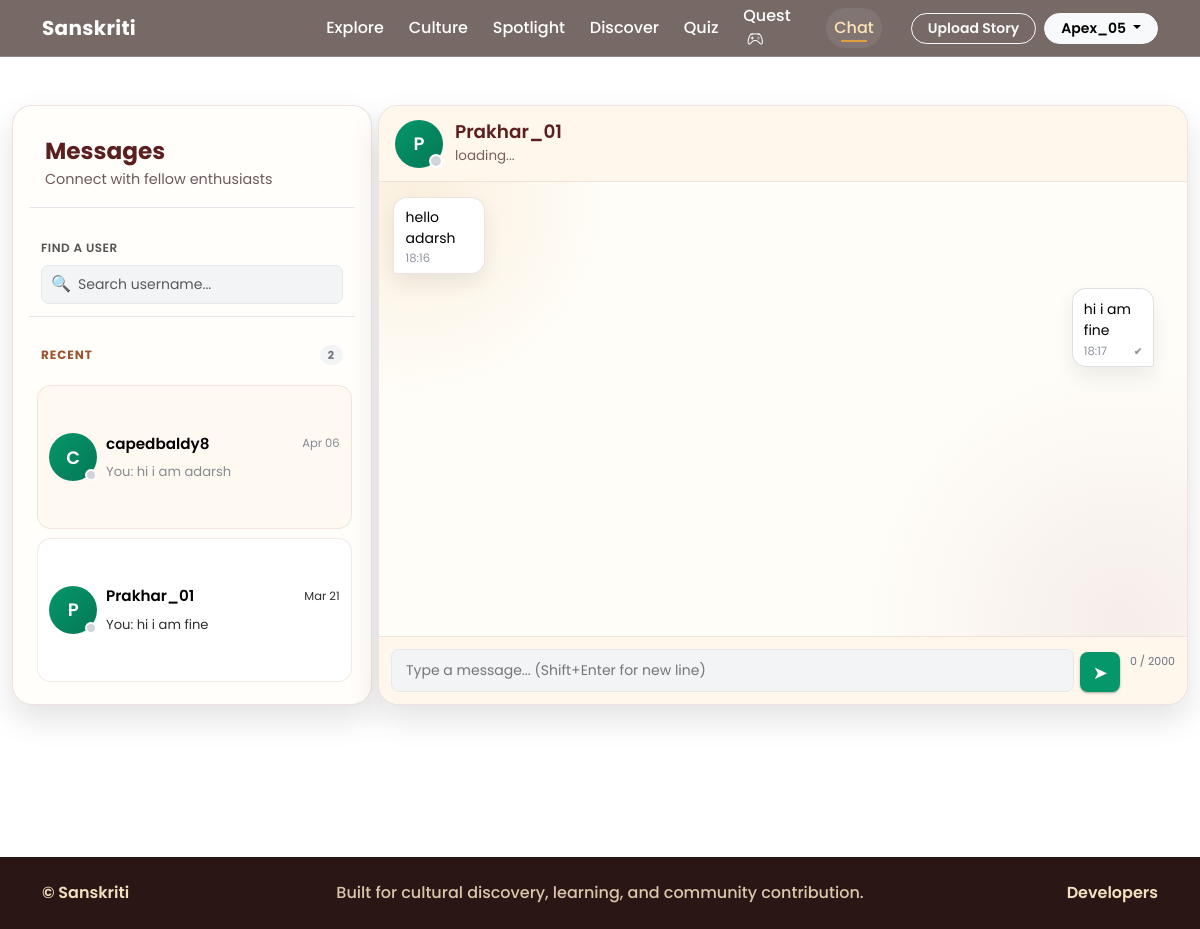
Page /chat/Prakhar_01/ (signed in) on the committed database.
### core/models.py (models this page shows, shortened)
class Message(models.Model):
	conversation = models.ForeignKey(
		Conversation,
		on_delete=models.CASCADE,
		related_name="messages",
	)
	sender = models.ForeignKey(
		settings.AUTH_USER_MODEL,
		on_delete=models.CASCADE,
		related_name="sent_chat_messages",
	)
	receiver = models.ForeignKey(
		settings.AUTH_USER_MODEL,
		on_delete=models.CASCADE,
		related_name="received_chat_messages",
	)
	content = models.TextField()
	timestamp = models.DateTimeField(auto_now_add=True, db_index=True)
	is_read = models.BooleanField(default=False)
	is_delivered = models.BooleanField(default=False)
	class Meta:
		ordering = ["timestamp", "id"]
		constraints = [
			models.CheckConstraint(check=~Q(sender=F("receiver")), name="prevent_self_message"),
		]
		indexes = [
			models.Index(fields=["conversation", "timestamp"], name="message_conv_time_idx"),
			models.Index(fields=["receiver", "is_read", "timestamp"], name="message_read_state_idx"),
			models.Index(fields=["receiver", "is_delivered", "timestamp"], name="message_delivered_idx"),
		]

### core/views.py (the view)
@login_required(login_url="login")
@never_cache
def chat_conversation(request, username):
    if not _chat_schema_is_ready():
        return _chat_schema_unavailable_response(request)
    search_query = (request.GET.get("q") or "").strip()
    try:
        active_chat_user = _resolve_chat_partner(request.user, username)
    except ValueError:
        messages.error(request, "You cannot message yourself.")
        return redirect("chat_home")
    try:
        conversation, _ = Conversation.get_or_create_between(request.user, active_chat_user)
        Message.objects.filter(
            conversation=conversation,
            receiver=request.user,
            is_read=False,
        ).update(is_read=True)
        context = {
            "search_query": search_query,
            "search_results": _build_chat_search_results(request.user, search_query),
            "chat_threads": _build_chat_threads(request.user, active_username=active_chat_user.username),
            "active_chat_user": active_chat_user,
            "active_messages": _get_recent_conversation_messages(conversation),
            "chat_poll_interval_seconds": CHAT_POLL_INTERVAL_SECONDS,
            "chat_fetch_url": reverse("chat_fetch_messages", kwargs={"username": active_chat_user.username}),
            "chat_send_url": reverse("chat_send_message", kwargs={"username": active_chat_user.username}),
        }
    except (OperationalError, ProgrammingError):
        return _chat_schema_unavailable_response(request)
    return render(request, "core/chat.html", context)

### core/templates/core/chat.html (shortened to what this page needs)
{% extends "core/base.html" %}
{% load static %}
{% block extra_head %}
<link rel="stylesheet" href="{% static 'css/chat-enhanced.css' %}">
{% endblock %}
{% block content %}
<section class="chat-page py-4 py-lg-5">
    <div class="container-fluid h-100">
        <div class="chat-shell h-100">
            <aside class="chat-sidebar">
                <div class="chat-sidebar-header">
                    <h1>Messages</h1>
                    <p>Connect with fellow enthusiasts</p>
                </div>
                <div class="chat-search-wrap">
                    <label for="chatUserSearchInput" class="form-label mb-2">Find a user</label>
                    <div class="chat-search-container">
                        <input
                            type="search"
                            id="chatUserSearchInput"
                            class="form-control chat-search-input"
                            value="{{ search_query }}"
                            placeholder="Search username..."
                            autocomplete="off"
                            data-search-url="{% url 'chat_user_search' %}"
                        >
                        <span class="chat-search-icon">🔍</span>
                    </div>
                </div>
                <div class="chat-section-head">
                    <span>Recent</span>
                    <span class="chat-threads-count" id="chatThreadsCount">{{ chat_threads|length }}</span>
                </div>
                <div class="chat-thread-list" id="chatThreadList">
                    {% if chat_threads %}
                        {% for thread in chat_threads %}
                            <a
                                href="{{ thread.conversation_url }}"
                                class="chat-thread-item{% if thread.is_active %} is-active{% endif %}"
                                data-username="{{ thread.username }}"
                                data-is-online="{% if thread.is_online %}true{% else %}false{% endif %}"
                            >
                                <div class="chat-thread-avatar">
                                    <span class="avatar-placeholder">{{ thread.display_name|first|upper }}</span>
                                    <span class="online-status {% if thread.is_online %}online{% else %}offline{% endif %}"></span>
                                </div>
                                <div class="chat-thread-content">
                                    <div class="chat-thread-top">
                                        <strong class="chat-thread-username">{{ thread.display_name }}</strong>
                                        <span class="chat-thread-time">
                                            {% if thread.last_message_time %}
                                                {{ thread.last_message_time|date:"M d" }}
                                            {% endif %}
                                        </span>
                                    </div>
                                    <div class="chat-thread-bottom">
                                        <span class="chat-thread-preview">{{ thread.last_message }}</span>
                                    </div>
                                </div>
                            </a>
                        {% endfor %}
                    {% else %}
                        <div class="chat-empty-list">
                            <p>💬 No conversations yet</p>
                            <small>Search for a user above to start chatting</small>
                        </div>
                    {% endif %}
                </div>
            </aside>
            <section class="chat-conversation-panel">
                {% if active_chat_user %}
                    <header class="chat-conversation-header">
                        <div class="chat-header-left">
                            <div class="chat-header-avatar">
                                <span class="avatar-placeholder">{{ active_chat_user.username|first|upper }}</span>
                                <span
                                    class="online-status-large offline"
                                    id="chatUserOnlineStatus"
                                ></span>
                            </div>
                            <div class="chat-header-info">
                                <h2 class="chat-header-name">{{ active_chat_user.username }}</h2>
                                <p class="chat-header-status" id="chatUserStatus">
                                    <span id="chatUserStatusText">loading...</span>
                                </p>
                            </div>
                        </div>
                    </header>
                    <div
                        id="chatMessageArea"
                        class="chat-message-area"
                        data-fetch-url="{{ chat_fetch_url }}"
                        data-send-url="{{ chat_send_url }}"
                        data-delivered-url="{% url 'chat_mark_messages_delivered' active_chat_user.username %}"
                        data-typing-url="{% url 'chat_typing_indicator' active_chat_user.username %}"
                        data-check-typing-url="{% url 'chat_check_typing' active_chat_user.username %}"
                        data-online-status-url="{% url 'chat_check_online_status' active_chat_user.username %}"
                        data-activity-update-url="{% url 'chat_update_user_activity' %}"
                        data-activity-offline-url="{% url 'chat_set_offline' %}"
                        data-current-username="{{ user.username }}"
                        data-poll-seconds="{{ chat_poll_interval_seconds }}"
                    >
                        {% for chat_message in active_messages %}
                            <article
                                class="chat-message-row {% if chat_message.sender_id == user.id %}outgoing{% else %}incoming{% endif %}"
                                data-message-id="{{ chat_message.id }}"
                                data-is-read="{{ chat_message.is_read|lower }}"
                                data-is-delivered="{{ chat_message.is_delivered|lower }}"
                            >
                                <div class="chat-message-bubble-wrapper">
                                    <div class="chat-message-bubble">
                                        <p class="chat-message-content">{{ chat_message.content|linebreaksbr }}</p>
                                        <div class="chat-message-footer">
                                            <span class="chat-message-time">{{ chat_message.timestamp|date:"H:i" }}</span>
                                            {% if chat_message.sender_id == user.id %}
                                                <span class="chat-message-status" id="msg-status-{{ chat_message.id }}">
                                                    {% if chat_message.is_read %}
                                                        <span class="status-seen" title="Seen">✔✔</span>
                                                    {% elif chat_message.is_delivered %}
                                                        <span class="status-delivered" title="Delivered">✔✔</span>
                                                    {% else %}
                                                        <span class="status-sent" title="Sent">✔</span>
                                                    {% endif %}
                                                </span>
                                            {% endif %}
                                        </div>
                                    </div>
                                </div>
                            </article>
                        {% empty %}
                            <div class="chat-empty-conversation" id="chatEmptyConversation">
                                <p>👋 No messages yet</p>
                                <small>Start the conversation!</small>
                            </div>
                        {% endfor %}
                    </div>
                    <form id="chatSendForm" class="chat-send-form" data-send-url="{{ chat_send_url }}" novalidate>
                        <div class="chat-input-wrapper">
                            <textarea
                                id="chatMessageInput"
                                name="content"
                                maxlength="2000"
                                placeholder="Type a message... (Shift+Enter for new line)"
                                autocomplete="off"
                                rows="1"
                                class="chat-message-textarea"
                                required
                            ></textarea>
                            <button
                                type="submit"
                                class="btn-send"
                                id="chatSendButton"
                                title="Send message (Enter)"
                                disabled
                            >
                                <span class="send-icon">➤</span>
                            </button>
                        </div>
                        <small class="char-count" id="charCount">0 / 2000</small>
                    </form>
                {% endif %}
            </section>
        </div>
    </div>
</section>
{% endblock %}

### core/templates/core/base.html (shortened to what this page needs)
{% load static %}
<!DOCTYPE html>
<html lang="en">
<head>
    <link href="https://cdn.jsdelivr.net/npm/bootstrap@5.3.3/dist/css/bootstrap.min.css" rel="stylesheet">
    <link rel="stylesheet" href="https://cdn.jsdelivr.net/npm/bootstrap-icons@1.11.3/font/bootstrap-icons.min.css">
    {% block extra_head %}{% endblock %}
    <link rel="stylesheet" href="{% static 'css/style.css' %}">
</head>
<body{% if user.is_authenticated %} class="is-authenticated"{% endif %}>
{% with current_view=request.resolver_match.url_name %}
<nav class="navbar navbar-expand-xl navbar-dark sticky-top custom-nav" id="mainNavbar">
    <div class="container position-relative">
        <a class="navbar-brand fw-bold" href="{% url 'home' %}">Sanskriti</a>
        <div class="collapse navbar-collapse align-items-xl-center" id="navmenu">
            {% if user.is_authenticated %}
                <div class="auth-nav-center">
                    <ul class="navbar-nav auth-nav-links">
                        <li class="nav-item"><a class="nav-link auth-nav-link nav-collapse-link {% if current_view == 'explore_india' %}active{% endif %}" href="{% url 'explore_india' %}">Explore</a></li>
                        <li class="nav-item"><a class="nav-link auth-nav-link nav-collapse-link {% if current_view == 'culture' %}active{% endif %}" href="{% url 'culture' %}">Culture</a></li>
                        <li class="nav-item"><a class="nav-link auth-nav-link nav-collapse-link {% if current_view == 'spotlight' %}active{% endif %}" href="{% url 'spotlight' %}">Spotlight</a></li>
                        <li class="nav-item"><a class="nav-link auth-nav-link nav-collapse-link {% if current_view == 'discover' or current_view == 'discover_by_state' %}active{% endif %}" href="{% url 'discover' %}">Discover</a></li>
                        <li class="nav-item"><a class="nav-link auth-nav-link nav-collapse-link " href="{% url 'quiz' %}">Quiz</a></li>
                        <li class="nav-item"><a class="nav-link auth-nav-link nav-collapse-link " href="{% url 'culture_quest' %}">Quest <i class="bi bi-controller ms-1"></i></a></li>
                        <li class="nav-item"><a class="nav-link auth-nav-link nav-collapse-link {% if current_view == 'chat_home' or current_view == 'chat_conversation' %}active{% endif %}" href="{% url 'chat_home' %}">Chat</a></li>
                    </ul>
                </div>
                <div class="auth-nav-actions d-flex flex-column flex-xl-row align-items-xl-center gap-2 ms-xl-auto mt-3 mt-xl-0">
                    <a href="{% url 'upload' %}" class="btn btn-outline-light btn-sm rounded-pill px-3 nav-collapse-link">Upload Story</a>
                    <div class="dropdown">
                        <button class="btn btn-light btn-sm rounded-pill px-3 dropdown-toggle" type="button" data-bs-toggle="dropdown" aria-expanded="false">
                            {{ user.username }}
                        </button>
                    </div>
                </div>
            {% endif %}
        </div>
    </div>
</nav>
<div class="content-area page-transition">
    {% block content %}{% endblock %}
</div>
<footer class="site-footer">
    <div class="container py-3 py-md-4">
        <div class="footer-minimal">
            <span class="footer-minimal-left">&copy; Sanskriti</span>
            <span class="footer-minimal-center">Built for cultural discovery, learning, and community contribution.</span>
            <a class="footer-minimal-right footer-link" href="{% url 'developers' %}">Developers</a>
        </div>
    </div>
</footer>
{% endwith %}
</body>
</html>

### rows in the picture
Message: content "hello adarsh", timestamp "18:16"
Message: content "hi i am fine", timestamp "18:17"

### other values in the picture
{{ user.username }} "Apex_05"
{{ chat_threads|length }} "2"
{{ thread.display_name|first|upper }} "C" "P"
{{ thread.display_name }} "capedbaldy8" "Prakhar_01"
{{ thread.last_message_time|date:"M d" }} "Apr 06" "Mar 21"
{{ thread.last_message }} "You: hi i am adarsh" "You: hi i am fine"
{{ active_chat_user.username|first|upper }} "P"
{{ active_chat_user.username }} "Prakhar_01"
